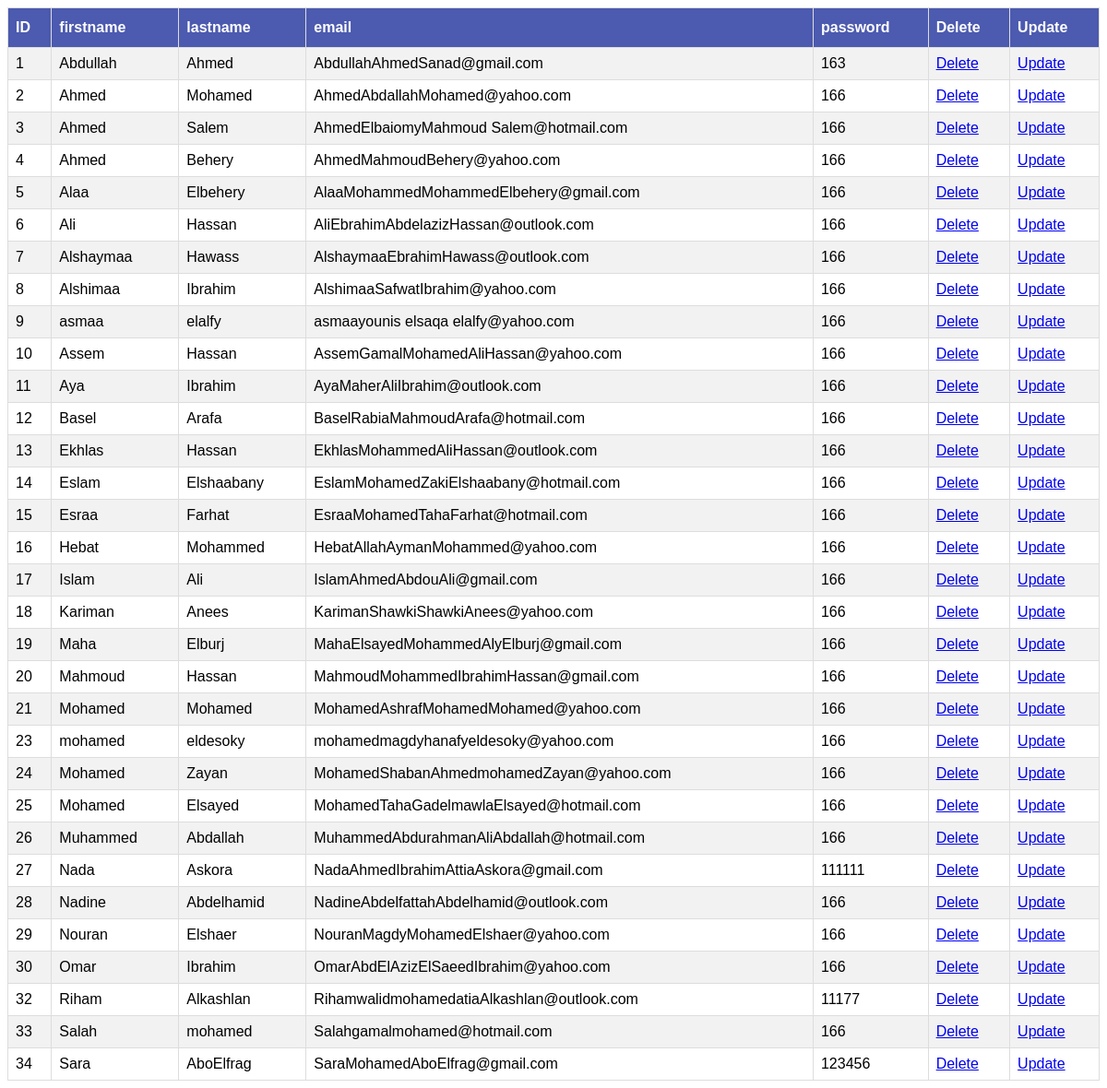
The page /allusers.php on the database its author committed.
### tables this page shows
CREATE TABLE `std` (
  `id` int(10) UNSIGNED NOT NULL DEFAULT current_timestamp(),
  `firstname` char(20) DEFAULT NULL,
  `lastname` char(20) DEFAULT NULL,
  `fullname` char(40) DEFAULT NULL,
  `email` char(50) DEFAULT NULL,
  `address` char(30) DEFAULT NULL,
  `gender` enum('Male','Female') DEFAULT NULL,
  `phone` int(11) UNSIGNED NOT NULL,
  `password` varchar(15) DEFAULT NULL
);

### database.php (called while the page is built, shortened)
<?php
class database{
    public $dbname="students";
    public $host="localhost";
    public $password="";
    public $user="root";
    public $conn;
    function __construct(){
        $this->conn= new PDO("mysql:host=$this->host;dbname=$this->dbname", $this->user, $this->password);
    }
    function getAllData($tablename){
        $data= $this->conn->query("SELECT * FROM $tablename");
        $result=$data->fetchAll();
        return $result;
    }
}
?>

### allusers.php (the view, shortened to what this page needs)
<!DOCTYPE html>
<html>
<head>
</head>
<body>
  <table id="customers">
    <tr>
      <th>ID</th>
      <th>firstname</th>
      <th>lastname</th>
      <th>email</th>
      <th>password</th>
      <th>Delete</th>
      <th>Update</th>
    </tr>
    <?php
        require_once("database.php");
         try {
          $conn=new database();
            if($conn){
                $result = $conn->getAllData("std");
                $arrayLength = count($result);
                $i = 0;
                while ($i < $arrayLength)
                {
                    echo "<td>{$result[$i]['id']}</td>";
                    echo "<td>{$result[$i]['firstname']}</td>";
                    echo "<td>{$result[$i]['lastname']}</td>";
                    echo "<td>{$result[$i]['email']}</td>";
                    echo "<td>{$result[$i]['password']}</td>";
                    echo "<td><a href='./delete.php?id={$result[$i]['id']}'>Delete</a></td>";
                    echo "<td><a href='./update.php?id={$result[$i]['id']}'>Update</a></td>";
                    $i++;
                }
            }else{
                echo " Something went Wrong ...";
            }
        } catch(PDOException $e) {
                 echo "Connection failed: " . $e->getMessage();
     }
    ?>
  </table>
</body>
</html>

### allusers.php (style rules this page uses)
#customers { font-family: Arial, Helvetica, sans-serif; border-collapse: collapse; width: 100%; }
#customers td, #customers th { border: 1px solid #ddd; padding: 8px; }
#customers th { padding-top: 12px; padding-bottom: 12px; text-align: left; background-color: #4c5aaf; color: white; }

### rows shown on the page
std: id "1", firstname "Abdullah", lastname "Ahmed", email "AbdullahAhmedSanad@gmail.com", password "163"
std: id "2", firstname "Ahmed", lastname "Mohamed", email "AhmedAbdallahMohamed@yahoo.com", password "166"
std: id "3", firstname "Ahmed", lastname "Salem", email "AhmedElbaiomyMahmoud Salem@hotmail.com", password "166"
std: id "4", firstname "Ahmed", lastname "Behery", email "AhmedMahmoudBehery@yahoo.com", password "166"
std: id "5", firstname "Alaa", lastname "Elbehery", email "AlaaMohammedMohammedElbehery@gmail.com", password "166"
std: id "6", firstname "Ali", lastname "Hassan", email "AliEbrahimAbdelazizHassan@outlook.com", password "166"
std: id "7", firstname "Alshaymaa", lastname "Hawass", email "AlshaymaaEbrahimHawass@outlook.com", password "166"
std: id "8", firstname "Alshimaa", lastname "Ibrahim", email "AlshimaaSafwatIbrahim@yahoo.com", password "166"
std: id "9", firstname "asmaa", lastname "elalfy", email "asmaayounis elsaqa elalfy@yahoo.com", password "166"
std: id "10", firstname "Assem", lastname "Hassan", email "AssemGamalMohamedAliHassan@yahoo.com", password "166"
std: id "11", firstname "Aya", lastname "Ibrahim", email "AyaMaherAliIbrahim@outlook.com", password "166"
std: id "12", firstname "Basel", lastname "Arafa", email "BaselRabiaMahmoudArafa@hotmail.com", password "166"
std: id "13", firstname "Ekhlas", lastname "Hassan", email "EkhlasMohammedAliHassan@outlook.com", password "166"
std: id "14", firstname "Eslam", lastname "Elshaabany", email "EslamMohamedZakiElshaabany@hotmail.com", password "166"
std: id "15", firstname "Esraa", lastname "Farhat", email "EsraaMohamedTahaFarhat@hotmail.com", password "166"
std: id "16", firstname "Hebat", lastname "Mohammed", email "HebatAllahAymanMohammed@yahoo.com", password "166"
std: id "17", firstname "Islam", lastname "Ali", email "IslamAhmedAbdouAli@gmail.com", password "166"
std: id "18", firstname "Kariman", lastname "Anees", email "KarimanShawkiShawkiAnees@yahoo.com", password "166"
std: id "19", firstname "Maha", lastname "Elburj", email "MahaElsayedMohammedAlyElburj@gmail.com", password "166"
std: id "20", firstname "Mahmoud", lastname "Hassan", email "MahmoudMohammedIbrahimHassan@gmail.com", password "166"
std: id "21", firstname "Mohamed", lastname "Mohamed", email "MohamedAshrafMohamedMohamed@yahoo.com", password "166"
std: id "23", firstname "mohamed", lastname "eldesoky", email "mohamedmagdyhanafyeldesoky@yahoo.com", password "166"
std: id "24", firstname "Mohamed", lastname "Zayan", email "MohamedShabanAhmedmohamedZayan@yahoo.com", password "166"
std: id "25", firstname "Mohamed", lastname "Elsayed", email "MohamedTahaGadelmawlaElsayed@hotmail.com", password "166"
std: id "26", firstname "Muhammed", lastname "Abdallah", email "MuhammedAbdurahmanAliAbdallah@hotmail.com", password "166"
std: id "27", firstname "Nada", lastname "Askora", email "NadaAhmedIbrahimAttiaAskora@gmail.com", password "111111"
std: id "28", firstname "Nadine", lastname "Abdelhamid", email "NadineAbdelfattahAbdelhamid@outlook.com", password "166"
std: id "29", firstname "Nouran", lastname "Elshaer", email "NouranMagdyMohamedElshaer@yahoo.com", password "166"
std: id "30", firstname "Omar", lastname "Ibrahim", email "OmarAbdElAzizElSaeedIbrahim@yahoo.com", password "166"
std: id "32", firstname "Riham", lastname "Alkashlan", email "RihamwalidmohamedatiaAlkashlan@outlook.com", password "11177"
std: id "33", firstname "Salah", lastname "mohamed", email "Salahgamalmohamed@hotmail.com", password "166"
std: id "34", firstname "Sara", lastname "AboElfrag", email "SaraMohamedAboElfrag@gmail.com", password "123456"
